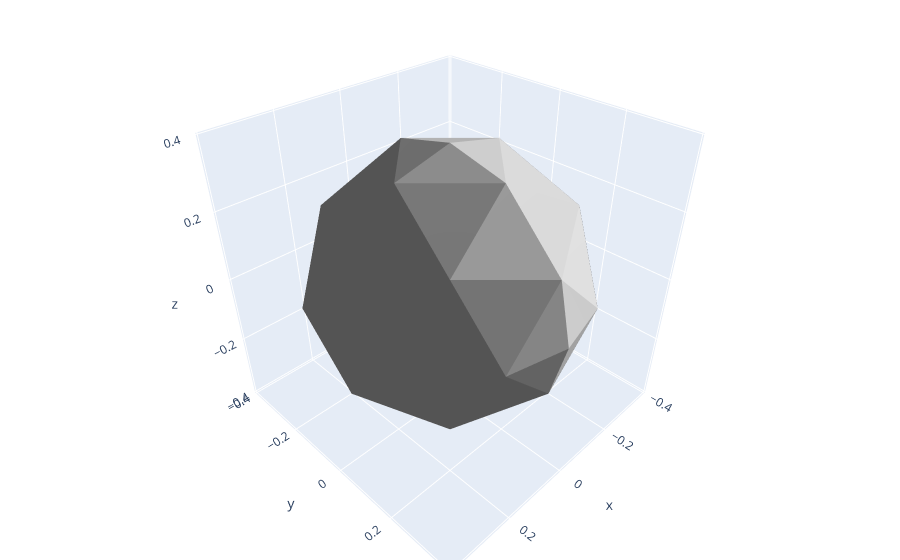
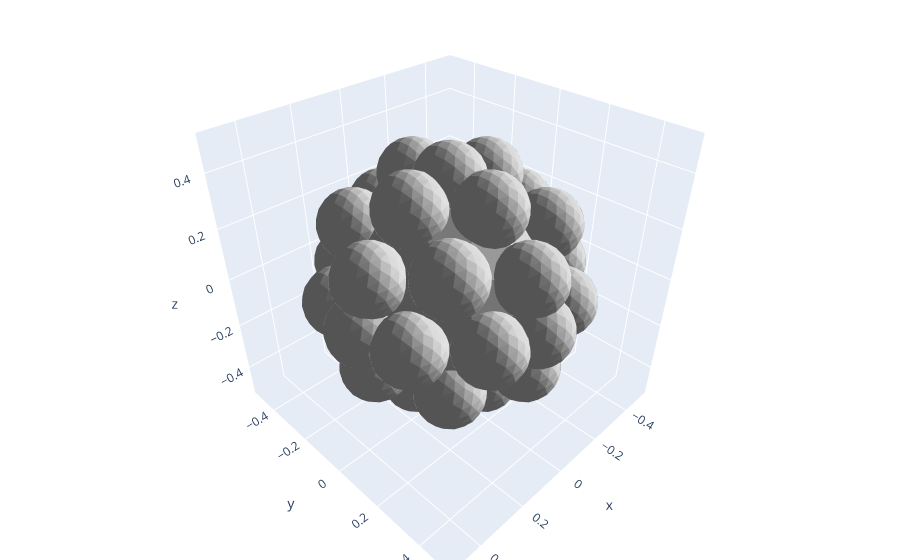

Notebook code for these charts, in order:
### Code cell
asperity_radius = 0.12
target_num_vertices = 38

asperity_mesh = trimesh.creation.icosphere(2, asperity_radius)

if mesh_type == 'tetra':
    n_tetra = int(np.maximum(np.round(np.sqrt((target_num_vertices - 2) / 2)), 1))
    pts, tri = meshzoo.tetra_sphere(n_tetra)
elif mesh_type == 'octa':
    n_octa = int(np.maximum(np.round(np.sqrt((target_num_vertices - 2) / 4)), 1))
    pts, tri = meshzoo.octa_sphere(n_octa)
elif mesh_type == 'ico':
    n_ico = int(np.maximum(np.round(np.sqrt((target_num_vertices - 2) / 10)), 1))
    pts, tri = meshzoo.icosa_sphere(n_ico)
else:
    raise ValueError(f'Error: mesh_type {mesh_type} not supported.  Must be one of "tetra", "octa", "ico"')
pts = np.asarray(pts, dtype=float) * (small_radius - asperity_radius)
tri = np.asarray(tri, dtype=int)
m = trimesh.Trimesh(vertices=pts, faces=tri, process=False)
m.apply_scale(aspect_ratio)

asperities = [m]
for v in m.vertices:
    asperities.append(trimesh.Trimesh(vertices=asperity_mesh.vertices + v, faces=asperity_mesh.faces))

fig = go.Figure()
V = np.asarray(m.vertices)
F = np.asarray(m.faces)

fig.add_trace(go.Mesh3d(
    x=V[:, 0], y=V[:, 1], z=V[:, 2],
    i=F[:, 0], j=F[:, 1], k=F[:, 2],
    color="lightgray",
    opacity=1.0,
    flatshading=True,
    lighting=dict(ambient=0.4, diffuse=0.8, specular=0.2, roughness=0.8),
))
fig.update_layout(scene=dict(aspectmode="data"), margin=dict(l=0, r=0, t=0, b=0))
fig.write_image(f"figures/construction-example/mesh-{mesh_type}-nv-{pts.shape[0]}.png", width=1200, height=1200, scale=2)
fig.show()

fig = go.Figure()
for mesh in asperities:
    V = np.asarray(mesh.vertices)
    F = np.asarray(mesh.faces)

    fig.add_trace(go.Mesh3d(
        x=V[:, 0], y=V[:, 1], z=V[:, 2],
        i=F[:, 0], j=F[:, 1], k=F[:, 2],
        color="lightgray",
        opacity=1.0,
        flatshading=True,
        lighting=dict(ambient=0.4, diffuse=0.8, specular=0.2, roughness=0.8),
    ))
fig.update_layout(scene=dict(aspectmode="data"), margin=dict(l=0, r=0, t=0, b=0))
fig.write_image(f"figures/construction-example/final-{mesh_type}-nv-{pts.shape[0]}.png", width=1200, height=1200, scale=2)
fig.show()

### Figure 1 — Plotly figure (JSON) as saved in the notebook; plotly's stock layout.template omitted (floating-point values rounded to 4 significant figures)
{"data": [{"color": "lightgray", "flatshading": true, "i": [0, 20, 21, 20, 21, 10, 30, 30, 11, 1, 18, 19, 18, 19, 8, 31, 31, 9, 1, 26, 27, 26, 27, 18, 32, 32, 19, 0, 10, 11, 10, 11, 16, 33, 33, 17, 0, 22, 23, 22, 23, 20, 34, 34, 21, 1, 8, 9, 8, 9, 14, 35, 35, 15, 1, 14, 15, 14, 15, 26, 36, 36, 27, 0, 16, 17, 16, 17, 22, 37, 37, 23], "j": [20, 21, 2, 30, 6, 30, 6, 7, 7, 18, 19, 4, 31, 7, 31, 7, 6, 6, 26, 27, 3, 32, 12, 32, 12, 13, 13, 10, 11, 4, 33, 13, 33, 13, 12, 12, 22, 23, 5, 34, 25, 34, 25, 24, 24, 8, 9, 2, 35, 24, 35, 24, 25, 25, 14, 15, 5, 36, 29, 36, 29, 28, 28, 16, 17, 3, 37, 28, 37, 28, 29, 29], "k": [10, 30, 6, 10, 30, 11, 7, 11, 4, 8, 31, 7, 8, 31, 9, 6, 9, 2, 18, 32, 12, 18, 32, 19, 13, 19, 4, 16, 33, 13, 16, 33, 17, 12, 17, 3, 20, 34, 25, 20, 34, 21, 24, 21, 2, 14, 35, 24, 14, 35, 15, 25, 15, 5, 26, 36, 29, 26, 36, 27, 28, 27, 3, 22, 37, 28, 22, 37, 23, 29, 23, 5], "lighting": {"ambient": 0.4, "diffuse": 0.8, "roughness": 0.8, "specular": 0.2}, "opacity": 1, "type": "mesh3d", "x": [0.38, -0.38, 0.0, 0.0, 0.0, 0.0, 0.0, 0.0, -0.3399, -0.1699, 0.3399, 0.1699, 0.0, 0.0, -0.3399, -0.1699, 0.3399, 0.1699, -0.3399, -0.1699, 0.3399, 0.1699, 0.3399, 0.1699, 0.0, 0.0, -0.3399, -0.1699, 0.0, 0.0, 0.2194, -0.2194, -0.2194, 0.2194, 0.2194, -0.2194, -0.2194, 0.2194], "y": [0.0, 0.0, 0.38, -0.38, 0.0, 0.0, 0.3399, 0.1699, 0.1699, 0.3399, 0.0, 0.0, -0.3399, -0.1699, 0.0, 0.0, -0.1699, -0.3399, 0.0, 0.0, 0.1699, 0.3399, 0.0, 0.0, 0.3399, 0.1699, -0.1699, -0.3399, -0.3399, -0.1699, 0.2194, 0.2194, -0.2194, -0.2194, 0.2194, 0.2194, -0.2194, -0.2194], "z": [0.0, 0.0, 0.0, 0.0, 0.38, -0.38, 0.1699, 0.3399, 0.0, 0.0, 0.1699, 0.3399, 0.1699, 0.3399, -0.1699, -0.3399, 0.0, 0.0, 0.1699, 0.3399, 0.0, 0.0, -0.1699, -0.3399, -0.1699, -0.3399, 0.0, 0.0, -0.1699, -0.3399, 0.2194, 0.2194, 0.2194, 0.2194, -0.2194, -0.2194, -0.2194, -0.2194]}], "layout": {"margin": {"b": 0, "l": 0, "r": 0, "t": 0}, "scene": {"aspectmode": "data"}}}

### Figure 2 — Plotly figure (JSON) as saved in the notebook; plotly's stock layout.template omitted (floating-point values rounded to 4 significant figures; data arrays with more than 128 entries replaced by an {"elided": "..."} marker saying what was removed)
{"data": [{"color": "lightgray", "flatshading": true, "i": [0, 20, 21, 20, 21, 10, 30, 30, 11, 1, 18, 19, 18, 19, 8, 31, 31, 9, 1, 26, 27, 26, 27, 18, 32, 32, 19, 0, 10, 11, 10, 11, 16, 33, 33, 17, 0, 22, 23, 22, 23, 20, 34, 34, 21, 1, 8, 9, 8, 9, 14, 35, 35, 15, 1, 14, 15, 14, 15, 26, 36, 36, 27, 0, 16, 17, 16, 17, 22, 37, 37, 23], "j": [20, 21, 2, 30, 6, 30, 6, 7, 7, 18, 19, 4, 31, 7, 31, 7, 6, 6, 26, 27, 3, 32, 12, 32, 12, 13, 13, 10, 11, 4, 33, 13, 33, 13, 12, 12, 22, 23, 5, 34, 25, 34, 25, 24, 24, 8, 9, 2, 35, 24, 35, 24, 25, 25, 14, 15, 5, 36, 29, 36, 29, 28, 28, 16, 17, 3, 37, 28, 37, 28, 29, 29], "k": [10, 30, 6, 10, 30, 11, 7, 11, 4, 8, 31, 7, 8, 31, 9, 6, 9, 2, 18, 32, 12, 18, 32, 19, 13, 19, 4, 16, 33, 13, 16, 33, 17, 12, 17, 3, 20, 34, 25, 20, 34, 21, 24, 21, 2, 14, 35, 24, 14, 35, 15, 25, 15, 5, 26, 36, 29, 26, 36, 27, 28, 27, 3, 22, 37, 28, 22, 37, 23, 29, 23, 5], "lighting": {"ambient": 0.4, "diffuse": 0.8, "roughness": 0.8, "specular": 0.2}, "opacity": 1, "type": "mesh3d", "x": [0.38, -0.38, 0.0, 0.0, 0.0, 0.0, 0.0, 0.0, -0.3399, -0.1699, 0.3399, 0.1699, 0.0, 0.0, -0.3399, -0.1699, 0.3399, 0.1699, -0.3399, -0.1699, 0.3399, 0.1699, 0.3399, 0.1699, 0.0, 0.0, -0.3399, -0.1699, 0.0, 0.0, 0.2194, -0.2194, -0.2194, 0.2194, 0.2194, -0.2194, -0.2194, 0.2194], "y": [0.0, 0.0, 0.38, -0.38, 0.0, 0.0, 0.3399, 0.1699, 0.1699, 0.3399, 0.0, 0.0, -0.3399, -0.1699, 0.0, 0.0, -0.1699, -0.3399, 0.0, 0.0, 0.1699, 0.3399, 0.0, 0.0, 0.3399, 0.1699, -0.1699, -0.3399, -0.3399, -0.1699, 0.2194, 0.2194, -0.2194, -0.2194, 0.2194, 0.2194, -0.2194, -0.2194], "z": [0.0, 0.0, 0.0, 0.0, 0.38, -0.38, 0.1699, 0.3399, 0.0, 0.0, 0.1699, 0.3399, 0.1699, 0.3399, -0.1699, -0.3399, 0.0, 0.0, 0.1699, 0.3399, 0.0, 0.0, -0.1699, -0.3399, -0.1699, -0.3399, 0.0, 0.0, -0.1699, -0.3399, 0.2194, 0.2194, 0.2194, 0.2194, -0.2194, -0.2194, -0.2194, -0.2194]}, {"color": "lightgray", "flatshading": true, "i": {"elided": "320 int values"}, "j": {"elided": "320 int values"}, "k": {"elided": "320 int values"}, "lighting": {"ambient": 0.4, "diffuse": 0.8, "roughness": 0.8, "specular": 0.2}, "opacity": 1, "type": "mesh3d", "x": {"elided": "162 float values"}, "y": {"elided": "162 float values"}, "z": {"elided": "162 float values"}}, {"color": "lightgray", "flatshading": true, "i": {"elided": "320 int values"}, "j": {"elided": "320 int values"}, "k": {"elided": "320 int values"}, "lighting": {"ambient": 0.4, "diffuse": 0.8, "roughness": 0.8, "specular": 0.2}, "opacity": 1, "type": "mesh3d", "x": {"elided": "162 float values"}, "y": {"elided": "162 float values"}, "z": {"elided": "162 float values"}}, {"color": "lightgray", "flatshading": true, "i": {"elided": "320 int values"}, "j": {"elided": "320 int values"}, "k": {"elided": "320 int values"}, "lighting": {"ambient": 0.4, "diffuse": 0.8, "roughness": 0.8, "specular": 0.2}, "opacity": 1, "type": "mesh3d", "x": {"elided": "162 float values"}, "y": {"elided": "162 float values"}, "z": {"elided": "162 float values"}}, {"color": "lightgray", "flatshading": true, "i": {"elided": "320 int values"}, "j": {"elided": "320 int values"}, "k": {"elided": "320 int values"}, "lighting": {"ambient": 0.4, "diffuse": 0.8, "roughness": 0.8, "specular": 0.2}, "opacity": 1, "type": "mesh3d", "x": {"elided": "162 float values"}, "y": {"elided": "162 float values"}, "z": {"elided": "162 float values"}}, {"color": "lightgray", "flatshading": true, "i": {"elided": "320 int values"}, "j": {"elided": "320 int values"}, "k": {"elided": "320 int values"}, "lighting": {"ambient": 0.4, "diffuse": 0.8, "roughness": 0.8, "specular": 0.2}, "opacity": 1, "type": "mesh3d", "x": {"elided": "162 float values"}, "y": {"elided": "162 float values"}, "z": {"elided": "162 float values"}}, {"color": "lightgray", "flatshading": true, "i": {"elided": "320 int values"}, "j": {"elided": "320 int values"}, "k": {"elided": "320 int values"}, "lighting": {"ambient": 0.4, "diffuse": 0.8, "roughness": 0.8, "specular": 0.2}, "opacity": 1, "type": "mesh3d", "x": {"elided": "162 float values"}, "y": {"elided": "162 float values"}, "z": {"elided": "162 float values"}}, {"color": "lightgray", "flatshading": true, "i": {"elided": "320 int values"}, "j": {"elided": "320 int values"}, "k": {"elided": "320 int values"}, "lighting": {"ambient": 0.4, "diffuse": 0.8, "roughness": 0.8, "specular": 0.2}, "opacity": 1, "type": "mesh3d", "x": {"elided": "162 float values"}, "y": {"elided": "162 float values"}, "z": {"elided": "162 float values"}}, {"color": "lightgray", "flatshading": true, "i": {"elided": "320 int values"}, "j": {"elided": "320 int values"}, "k": {"elided": "320 int values"}, "lighting": {"ambient": 0.4, "diffuse": 0.8, "roughness": 0.8, "specular": 0.2}, "opacity": 1, "type": "mesh3d", "x": {"elided": "162 float values"}, "y": {"elided": "162 float values"}, "z": {"elided": "162 float values"}}, {"color": "lightgray", "flatshading": true, "i": {"elided": "320 int values"}, "j": {"elided": "320 int values"}, "k": {"elided": "320 int values"}, "lighting": {"ambient": 0.4, "diffuse": 0.8, "roughness": 0.8, "specular": 0.2}, "opacity": 1, "type": "mesh3d", "x": {"elided": "162 float values"}, "y": {"elided": "162 float values"}, "z": {"elided": "162 float values"}}, {"color": "lightgray", "flatshading": true, "i": {"elided": "320 int values"}, "j": {"elided": "320 int values"}, "k": {"elided": "320 int values"}, "lighting": {"ambient": 0.4, "diffuse": 0.8, "roughness": 0.8, "specular": 0.2}, "opacity": 1, "type": "mesh3d", "x": {"elided": "162 float values"}, "y": {"elided": "162 float values"}, "z": {"elided": "162 float values"}}, {"color": "lightgray", "flatshading": true, "i": {"elided": "320 int values"}, "j": {"elided": "320 int values"}, "k": {"elided": "320 int values"}, "lighting": {"ambient": 0.4, "diffuse": 0.8, "roughness": 0.8, "specular": 0.2}, "opacity": 1, "type": "mesh3d", "x": {"elided": "162 float values"}, "y": {"elided": "162 float values"}, "z": {"elided": "162 float values"}}, {"color": "lightgray", "flatshading": true, "i": {"elided": "320 int values"}, "j": {"elided": "320 int values"}, "k": {"elided": "320 int values"}, "lighting": {"ambient": 0.4, "diffuse": 0.8, "roughness": 0.8, "specular": 0.2}, "opacity": 1, "type": "mesh3d", "x": {"elided": "162 float values"}, "y": {"elided": "162 float values"}, "z": {"elided": "162 float values"}}, {"color": "lightgray", "flatshading": true, "i": {"elided": "320 int values"}, "j": {"elided": "320 int values"}, "k": {"elided": "320 int values"}, "lighting": {"ambient": 0.4, "diffuse": 0.8, "roughness": 0.8, "specular": 0.2}, "opacity": 1, "type": "mesh3d", "x": {"elided": "162 float values"}, "y": {"elided": "162 float values"}, "z": {"elided": "162 float values"}}, {"color": "lightgray", "flatshading": true, "i": {"elided": "320 int values"}, "j": {"elided": "320 int values"}, "k": {"elided": "320 int values"}, "lighting": {"ambient": 0.4, "diffuse": 0.8, "roughness": 0.8, "specular": 0.2}, "opacity": 1, "type": "mesh3d", "x": {"elided": "162 float values"}, "y": {"elided": "162 float values"}, "z": {"elided": "162 float values"}}, {"color": "lightgray", "flatshading": true, "i": {"elided": "320 int values"}, "j": {"elided": "320 int values"}, "k": {"elided": "320 int values"}, "lighting": {"ambient": 0.4, "diffuse": 0.8, "roughness": 0.8, "specular": 0.2}, "opacity": 1, "type": "mesh3d", "x": {"elided": "162 float values"}, "y": {"elided": "162 float values"}, "z": {"elided": "162 float values"}}, {"color": "lightgray", "flatshading": true, "i": {"elided": "320 int values"}, "j": {"elided": "320 int values"}, "k": {"elided": "320 int values"}, "lighting": {"ambient": 0.4, "diffuse": 0.8, "roughness": 0.8, "specular": 0.2}, "opacity": 1, "type": "mesh3d", "x": {"elided": "162 float values"}, "y": {"elided": "162 float values"}, "z": {"elided": "162 float values"}}, {"color": "lightgray", "flatshading": true, "i": {"elided": "320 int values"}, "j": {"elided": "320 int values"}, "k": {"elided": "320 int values"}, "lighting": {"ambient": 0.4, "diffuse": 0.8, "roughness": 0.8, "specular": 0.2}, "opacity": 1, "type": "mesh3d", "x": {"elided": "162 float values"}, "y": {"elided": "162 float values"}, "z": {"elided": "162 float values"}}, {"color": "lightgray", "flatshading": true, "i": {"elided": "320 int values"}, "j": {"elided": "320 int values"}, "k": {"elided": "320 int values"}, "lighting": {"ambient": 0.4, "diffuse": 0.8, "roughness": 0.8, "specular": 0.2}, "opacity": 1, "type": "mesh3d", "x": {"elided": "162 float values"}, "y": {"elided": "162 float values"}, "z": {"elided": "162 float values"}}, {"color": "lightgray", "flatshading": true, "i": {"elided": "320 int values"}, "j": {"elided": "320 int values"}, "k": {"elided": "320 int values"}, "lighting": {"ambient": 0.4, "diffuse": 0.8, "roughness": 0.8, "specular": 0.2}, "opacity": 1, "type": "mesh3d", "x": {"elided": "162 float values"}, "y": {"elided": "162 float values"}, "z": {"elided": "162 float values"}}, {"color": "lightgray", "flatshading": true, "i": {"elided": "320 int values"}, "j": {"elided": "320 int values"}, "k": {"elided": "320 int values"}, "lighting": {"ambient": 0.4, "diffuse": 0.8, "roughness": 0.8, "specular": 0.2}, "opacity": 1, "type": "mesh3d", "x": {"elided": "162 float values"}, "y": {"elided": "162 float values"}, "z": {"elided": "162 float values"}}, {"color": "lightgray", "flatshading": true, "i": {"elided": "320 int values"}, "j": {"elided": "320 int values"}, "k": {"elided": "320 int values"}, "lighting": {"ambient": 0.4, "diffuse": 0.8, "roughness": 0.8, "specular": 0.2}, "opacity": 1, "type": "mesh3d", "x": {"elided": "162 float values"}, "y": {"elided": "162 float values"}, "z": {"elided": "162 float values"}}, {"color": "lightgray", "flatshading": true, "i": {"elided": "320 int values"}, "j": {"elided": "320 int values"}, "k": {"elided": "320 int values"}, "lighting": {"ambient": 0.4, "diffuse": 0.8, "roughness": 0.8, "specular": 0.2}, "opacity": 1, "type": "mesh3d", "x": {"elided": "162 float values"}, "y": {"elided": "162 float values"}, "z": {"elided": "162 float values"}}, {"color": "lightgray", "flatshading": true, "i": {"elided": "320 int values"}, "j": {"elided": "320 int values"}, "k": {"elided": "320 int values"}, "lighting": {"ambient": 0.4, "diffuse": 0.8, "roughness": 0.8, "specular": 0.2}, "opacity": 1, "type": "mesh3d", "x": {"elided": "162 float values"}, "y": {"elided": "162 float values"}, "z": {"elided": "162 float values"}}, {"color": "lightgray", "flatshading": true, "i": {"elided": "320 int values"}, "j": {"elided": "320 int values"}, "k": {"elided": "320 int values"}, "lighting": {"ambient": 0.4, "diffuse": 0.8, "roughness": 0.8, "specular": 0.2}, "opacity": 1, "type": "mesh3d", "x": {"elided": "162 float values"}, "y": {"elided": "162 float values"}, "z": {"elided": "162 float values"}}, {"color": "lightgray", "flatshading": true, "i": {"elided": "320 int values"}, "j": {"elided": "320 int values"}, "k": {"elided": "320 int values"}, "lighting": {"ambient": 0.4, "diffuse": 0.8, "roughness": 0.8, "specular": 0.2}, "opacity": 1, "type": "mesh3d", "x": {"elided": "162 float values"}, "y": {"elided": "162 float values"}, "z": {"elided": "162 float values"}}, {"color": "lightgray", "flatshading": true, "i": {"elided": "320 int values"}, "j": {"elided": "320 int values"}, "k": {"elided": "320 int values"}, "lighting": {"ambient": 0.4, "diffuse": 0.8, "roughness": 0.8, "specular": 0.2}, "opacity": 1, "type": "mesh3d", "x": {"elided": "162 float values"}, "y": {"elided": "162 float values"}, "z": {"elided": "162 float values"}}, {"color": "lightgray", "flatshading": true, "i": {"elided": "320 int values"}, "j": {"elided": "320 int values"}, "k": {"elided": "320 int values"}, "lighting": {"ambient": 0.4, "diffuse": 0.8, "roughness": 0.8, "specular": 0.2}, "opacity": 1, "type": "mesh3d", "x": {"elided": "162 float values"}, "y": {"elided": "162 float values"}, "z": {"elided": "162 float values"}}, {"color": "lightgray", "flatshading": true, "i": {"elided": "320 int values"}, "j": {"elided": "320 int values"}, "k": {"elided": "320 int values"}, "lighting": {"ambient": 0.4, "diffuse": 0.8, "roughness": 0.8, "specular": 0.2}, "opacity": 1, "type": "mesh3d", "x": {"elided": "162 float values"}, "y": {"elided": "162 float values"}, "z": {"elided": "162 float values"}}, {"color": "lightgray", "flatshading": true, "i": {"elided": "320 int values"}, "j": {"elided": "320 int values"}, "k": {"elided": "320 int values"}, "lighting": {"ambient": 0.4, "diffuse": 0.8, "roughness": 0.8, "specular": 0.2}, "opacity": 1, "type": "mesh3d", "x": {"elided": "162 float values"}, "y": {"elided": "162 float values"}, "z": {"elided": "162 float values"}}, {"color": "lightgray", "flatshading": true, "i": {"elided": "320 int values"}, "j": {"elided": "320 int values"}, "k": {"elided": "320 int values"}, "lighting": {"ambient": 0.4, "diffuse": 0.8, "roughness": 0.8, "specular": 0.2}, "opacity": 1, "type": "mesh3d", "x": {"elided": "162 float values"}, "y": {"elided": "162 float values"}, "z": {"elided": "162 float values"}}, {"color": "lightgray", "flatshading": true, "i": {"elided": "320 int values"}, "j": {"elided": "320 int values"}, "k": {"elided": "320 int values"}, "lighting": {"ambient": 0.4, "diffuse": 0.8, "roughness": 0.8, "specular": 0.2}, "opacity": 1, "type": "mesh3d", "x": {"elided": "162 float values"}, "y": {"elided": "162 float values"}, "z": {"elided": "162 float values"}}, {"color": "lightgray", "flatshading": true, "i": {"elided": "320 int values"}, "j": {"elided": "320 int values"}, "k": {"elided": "320 int values"}, "lighting": {"ambient": 0.4, "diffuse": 0.8, "roughness": 0.8, "specular": 0.2}, "opacity": 1, "type": "mesh3d", "x": {"elided": "162 float values"}, "y": {"elided": "162 float values"}, "z": {"elided": "162 float values"}}, {"color": "lightgray", "flatshading": true, "i": {"elided": "320 int values"}, "j": {"elided": "320 int values"}, "k": {"elided": "320 int values"}, "lighting": {"ambient": 0.4, "diffuse": 0.8, "roughness": 0.8, "specular": 0.2}, "opacity": 1, "type": "mesh3d", "x": {"elided": "162 float values"}, "y": {"elided": "162 float values"}, "z": {"elided": "162 float values"}}, {"color": "lightgray", "flatshading": true, "i": {"elided": "320 int values"}, "j": {"elided": "320 int values"}, "k": {"elided": "320 int values"}, "lighting": {"ambient": 0.4, "diffuse": 0.8, "roughness": 0.8, "specular": 0.2}, "opacity": 1, "type": "mesh3d", "x": {"elided": "162 float values"}, "y": {"elided": "162 float values"}, "z": {"elided": "162 float values"}}, {"color": "lightgray", "flatshading": true, "i": {"elided": "320 int values"}, "j": {"elided": "320 int values"}, "k": {"elided": "320 int values"}, "lighting": {"ambient": 0.4, "diffuse": 0.8, "roughness": 0.8, "specular": 0.2}, "opacity": 1, "type": "mesh3d", "x": {"elided": "162 float values"}, "y": {"elided": "162 float values"}, "z": {"elided": "162 float values"}}, {"color": "lightgray", "flatshading": true, "i": {"elided": "320 int values"}, "j": {"elided": "320 int values"}, "k": {"elided": "320 int values"}, "lighting": {"ambient": 0.4, "diffuse": 0.8, "roughness": 0.8, "specular": 0.2}, "opacity": 1, "type": "mesh3d", "x": {"elided": "162 float values"}, "y": {"elided": "162 float values"}, "z": {"elided": "162 float values"}}, {"color": "lightgray", "flatshading": true, "i": {"elided": "320 int values"}, "j": {"elided": "320 int values"}, "k": {"elided": "320 int values"}, "lighting": {"ambient": 0.4, "diffuse": 0.8, "roughness": 0.8, "specular": 0.2}, "opacity": 1, "type": "mesh3d", "x": {"elided": "162 float values"}, "y": {"elided": "162 float values"}, "z": {"elided": "162 float values"}}, {"color": "lightgray", "flatshading": true, "i": {"elided": "320 int values"}, "j": {"elided": "320 int values"}, "k": {"elided": "320 int values"}, "lighting": {"ambient": 0.4, "diffuse": 0.8, "roughness": 0.8, "specular": 0.2}, "opacity": 1, "type": "mesh3d", "x": {"elided": "162 float values"}, "y": {"elided": "162 float values"}, "z": {"elided": "162 float values"}}], "layout": {"margin": {"b": 0, "l": 0, "r": 0, "t": 0}, "scene": {"aspectmode": "data"}}}
